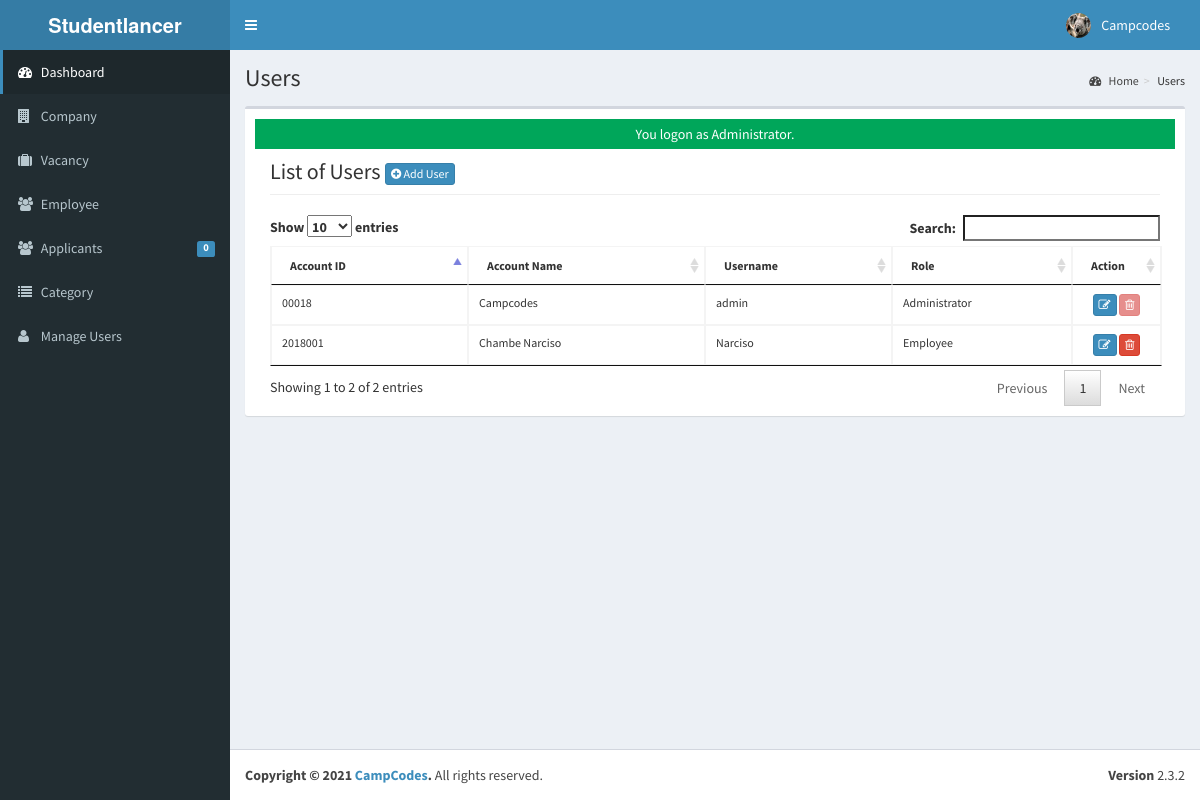
/admin/user/index.php (signed in), run on the app's committed database.
### tables this page shows
CREATE TABLE `tblusers` (
  `USERID` varchar(30) NOT NULL,
  `FULLNAME` varchar(40) NOT NULL,
  `USERNAME` varchar(90) NOT NULL,
  `PASS` varchar(90) NOT NULL,
  `ROLE` varchar(30) NOT NULL,
  `PICLOCATION` varchar(255) NOT NULL
);

### admin/user/index.php (called while the page is built, shortened)
<?php
require_once("../../include/initialize.php");
 $title="Users";
require_once ("../theme/templates.php");
?>

### include/database.php (called while the page is built, shortened)
<?php
class Database {
	var $sql_string = '';
	private $conn;
	public function open_connection() {
		$this->conn = mysqli_connect(server,user,pass);
		if(!$this->conn){
			echo "Problem in database connection! Contact administrator!";
			exit();
		}else{
			$db_select = mysqli_select_db($this->conn,database_name);
		}
	}
	function setQuery($sql='') {
		$this->sql_string=$sql;
	}
	function executeQuery() {
		$result = mysqli_query($this->conn,$this->sql_string);
		return $result;
	}
	private function confirm_query($result) {
		return $result;
	}
	function loadResultList( $key='' ) {
		$cur = $this->executeQuery();
		$array = array();
		while ($row = mysqli_fetch_object($cur)) {
			if ($key) {
				$array[$row->$key] = $row;
			} else {
				$array[] = $row;
			}
		}
		return $array;
	}
	function loadSingleResult() {
		$cur = $this->executeQuery();
		while ($row = mysqli_fetch_object($cur)) {
		return $data = $row;
		}
	}
}
$mydb = new Database();

### include/accounts.php (called while the page is built, shortened)
<?php
require_once(LIB_PATH.DS.'database.php');
class User {
	protected static  $tblname = "tblusers";
	function single_user($id=""){
			global $mydb;
			$mydb->setQuery("SELECT * FROM ".self::$tblname."
				Where USERID= '{$id}' LIMIT 1");
			$cur = $mydb->loadSingleResult();
			return $cur;
	}
}

### include/function.php (called while the page is built, shortened)
<?php
function currentpage(){
		$this_page = $_SERVER['SCRIPT_NAME'];
	    $bits = explode('/',$this_page);
		 return $bits[3];
	}
		?>

### admin/user/list.php (the view, shortened to what this page needs)
    	 <div class="col-lg-12">
         <h1 class="page-header">List of Users  <a href="index.php?view=add" class="btn btn-primary btn-xs  ">  <i class="fa fa-plus-circle fw-fa"></i> Add User</a>  </h1>
    		</div>
		 	<div class="col-lg-12">
	<table id="dash-table" class="table  table-bordered table-hover table-responsive" style="font-size:12px;" cellspacing="0">
	  <thead>
	  	<tr>
	  		<th>Account ID</th>
	  		<th> Account Name</th>
	  		<th>Username</th>
	  		<th>Role</th>
	  		<th width="10%" >Action</th>
	  	</tr>
	  </thead>
	  <tbody>
	  	<?php
	  		$mydb->setQuery("SELECT *
								FROM  `tblusers`");
	  		$cur = $mydb->loadResultList();
			foreach ($cur as $result) {
	  		echo '<tr>';
	  		echo '<td>' . $result->USERID.'</a></td>';
	  		echo '<td>' . $result->FULLNAME.'</a></td>';
	  		echo '<td>'. $result->USERNAME.'</td>';
	  		echo '<td>'. $result->ROLE.'</td>';
	  		If($result->USERID==$_SESSION['ADMIN_USERID'] || $result->ROLE=='MainAdministrator' || $result->ROLE=='Administrator') {
	  			$active = "Disabled";
	  		}else{
	  			$active = "";
	  		}
	  		echo '<td align="center" > <a title="Edit" href="index.php?view=edit&id='.$result->USERID.'"  class="btn btn-primary btn-xs  ">  <span class="fa fa-edit fw-fa"></span></a>
	  					 <a title="Delete" href="controller.php?action=delete&id='.$result->USERID.'" class="btn btn-danger btn-xs" '.$active.'><span class="fa fa-trash-o fw-fa"></span> </a>
	  					 </td>';
	  		echo '</tr>';
	  	}
	  	?>
	  </tbody>
	</table>
</div>

### admin/theme/templates.php (shortened to what this page needs)
<!DOCTYPE html>
<html>
<head>
  <link rel="stylesheet" href="<?php echo web_root; ?>bootstrap/css/bootstrap.min.css">
  <link rel="stylesheet" href="<?php echo web_root; ?>plugins/font-awesome/css/font-awesome.min.css">
  <link rel="stylesheet" href="<?php echo web_root; ?>dist/css/AdminLTE.min.css">
  <link rel="stylesheet" href="<?php echo web_root; ?>dist/css/skins/_all-skins.min.css">
  <link rel="stylesheet" href="<?php echo web_root; ?>plugins/iCheck/flat/blue.css">
  <link rel="stylesheet" href="<?php echo web_root; ?>plugins/morris/morris.css">
  <link rel="stylesheet" href="<?php echo web_root; ?>plugins/jvectormap/jquery-jvectormap-1.2.2.css">
  <link href="<?php echo web_root; ?>plugins/datepicker/bootstrap-datetimepicker.min.css" rel="stylesheet" media="screen">
  <link rel="stylesheet" href="<?php echo web_root; ?>plugins/dataTables/jquery.dataTables.min.css">
  <link rel="stylesheet" href="<?php echo web_root; ?>plugins/bootstrap-wysihtml5/bootstrap3-wysihtml5.min.css">
</head>
<body class="hold-transition skin-blue fixed sidebar-mini">
  <div class="wrapper">
    <header class="main-header">
      <a href="<?php echo web_root; ?>/admin/" class="logo">
        <span class="logo-lg"><b>Studentlancer</b></span>
      </a>
      <nav class="navbar navbar-static-top" role="navigation">
        <a href="#" class="sidebar-toggle" data-toggle="offcanvas" role="button">
        </a>
        <div class="navbar-custom-menu">
          <ul class="nav navbar-nav">
            <?php
            $user = new User();
            $singleuser = $user->single_user($_SESSION['ADMIN_USERID']);
            ?>
            <li class="dropdown user user-menu" style="padding-right: 15px;">
              <a href="#" class="dropdown-toggle" data-toggle="dropdown">
                <img src="<?php echo web_root . 'admin/user/' . $singleuser->PICLOCATION; ?>" class="user-image" alt="User Image">
                <span class="hidden-xs"><?php echo $singleuser->FULLNAME; ?></span>
              </a>
            </li>
          </ul>
        </div>
      </nav>
    </header>
    <aside class="main-sidebar">
      <section class="sidebar">
        <ul class="sidebar-menu">
          <li class="<?php echo (currentpage() == 'index.php') ? "active" : false; ?>">
            <a href="<?php echo web_root; ?>admin/">
              <i class="fa fa-dashboard"></i> <span>Dashboard</span>
            </a>
          </li>
          <li class="<?php echo (currentpage() == 'company') ? "active" : false; ?>">
            <a href="<?php echo web_root; ?>admin/company/">
              <i class="fa fa-building"></i> <span>Company</span>
            </a>
          </li>
          <li class="<?php echo (currentpage() == 'vacancy') ? "active" : false; ?>">
            <a href="<?php echo web_root; ?>admin/vacancy/">
              <i class="fa fa-suitcase"></i> <span>Vacancy</span>
            </a>
          </li>
          <li class="<?php echo (currentpage() == 'employee') ? "active" : false; ?>">
            <a href="<?php echo web_root; ?>admin/employee/">
              <i class="fa fa-users"></i> <span>Employee</span>
            </a>
          </li>
          <li class="<?php echo (currentpage() == 'applicants') ? "active" : false; ?>">
            <a href="<?php echo web_root; ?>admin/applicants/">
              <i class="fa fa-users"></i> <span>Applicants</span>
              <span class="label label-primary pull-right">
                <?php
                $sql = "SELECT count(*) as 'APPL' FROM `tbljobregistration` WHERE `PENDINGAPPLICATION`=1";
                $mydb->setQuery($sql);
                $pending = $mydb->loadSingleResult();
                echo $pending->APPL;
                ?>
              </span>
            </a>
          </li>
          <li class="<?php echo (currentpage() == 'category') ? "active" : false; ?>">
            <a href="<?php echo web_root; ?>admin/category/">
              <i class="fa fa-list"></i> <span>Category</span>
            </a>
          </li>
          <li class="<?php echo (currentpage() == 'user') ? "active" : false; ?>">
            <a href="<?php echo web_root; ?>admin/user/">
              <i class="fa fa-user"></i> <span>Manage Users</span> </a>
          </li>
        </ul>
      </section>
    </aside>
    <div class="content-wrapper">
      <section class="content-header">
        <h1>
          <?php echo isset($title) ? $title : ''; ?>
        </h1>
        <ol class="breadcrumb">
          <?php
          if ($title != 'Home') {
            $active_title = '';
            if (isset($_GET['view'])) {
              $active_title = '<li class=' . $active_title . '><a href="index.php">' . $title . '</a></li>';
            } else {
              $active_title = '<li class=' . $active_title . '>' . $title . '</li>';
            }
            echo '<li><a href=' . web_root . 'admin/><i class="fa fa-dashboard"></i> Home</a></li>';
            echo  $active_title;
          }
          ?>
        </ol>
      </section>
      <section class="content">
        <div class="row">
          <div class="col-xs-12">
            <div class="box">
              <div class="box-body">
                <?php
                require_once $content;
                ?>
              </div>
            </div>
          </div>
        </div>
      </section>
    </div>
    <footer class="main-footer">
      <div class="pull-right hidden-xs">
        <b>Version</b> 2.3.2
      </div>
      <strong>Copyright &copy; 2021 <a href="#">CampCodes</a>.</strong> All rights
      reserved.
    </footer>
</body>
</html>

### data on the page
tblusers: PICLOCATION (picture), FULLNAME "Campcodes", USERID "00018", USERNAME "admin", ROLE "Administrator"
tblusers: USERID "2018001", FULLNAME "Chambe Narciso", USERNAME "Narciso", ROLE "Employee"

### other printed values
$pending->APPL "0"
$title "Users"
$_SESSION['message'] "You logon as Administrator."
